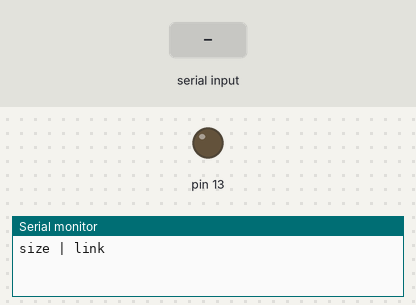
Bench run of a sketch on a simulated Arduino Mega 2560, built with avr-gcc and run on an emulated ATmega2560. On the bench: output pins drawn as LEDs (lit = HIGH), the last lines printed to the serial monitor. The test bench sets the inputs (shaded band).

Above: at 1.2 s.
1.3 s: "a" received over the second serial link
At 2.5 s:
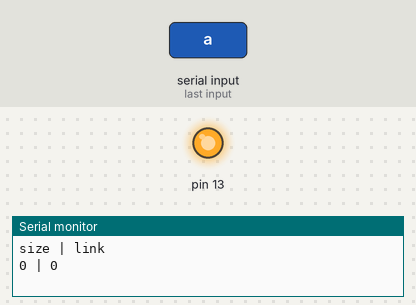
2.8 s: "b" received over the second serial link
At 3.6 s:
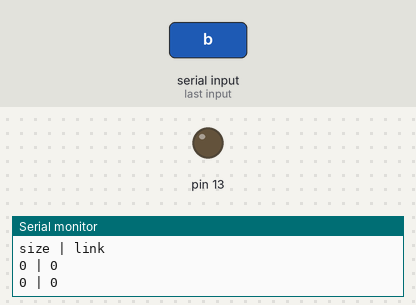
Timing chart, 0 to 5.8 s (numbered marks = the images above; inputs shaded):
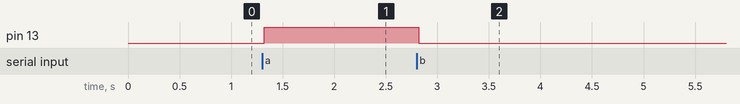

Measured:
- after the input at 1.3 s, pin 13: LOW → HIGH at once
- after the input at 2.8 s, pin 13: HIGH → LOW at once

The sketch:

uart_test.ino
```cpp
String x = "";
int link[4];
void setup() {
  Serial1.begin(9600);
  Serial.begin(115200);
  Serial1.setTimeout(20);
  pinMode(13, OUTPUT);
  Serial.println("size | link");
}

void loop() {
  if (Serial1.available()) {
    x = Serial1.readString();
    int size = sscanf(&x[0], "%d, %d, %d, %d",  &link[0], &link[1], &link[2], &link[3]);
    Serial1.flush();
    if (x.equals("a")) {
      digitalWrite(13, HIGH);
    } else if (x.equals("b")) {
      digitalWrite(13, LOW);
    }
    Serial.print(size);
    Serial.print(" | ");
    Serial.println(link[0] + link[1] + link[2] + link[3]);
  }
}
```
